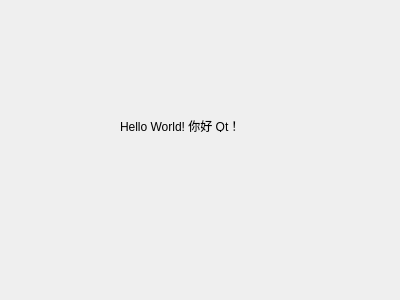
<?xml version="1.0" encoding="UTF-8"?>
<ui version="4.0">
 <class>HelloDialog</class>
 <widget class="QDialog" name="HelloDialog">
  <property name="geometry">
   <rect>
    <x>0</x>
    <y>0</y>
    <width>400</width>
    <height>300</height>
   </rect>
  </property>
  <property name="windowTitle">
   <string>Dialog</string>
  </property>
  <widget class="QLabel" name="label">
   <property name="geometry">
    <rect>
     <x>120</x>
     <y>120</y>
     <width>132</width>
     <height>12</height>
    </rect>
   </property>
   <property name="text">
    <string>Hello World! 你好 Qt！</string>
   </property>
  </widget>
 </widget>
 <resources/>
 <connections/>
</ui>
